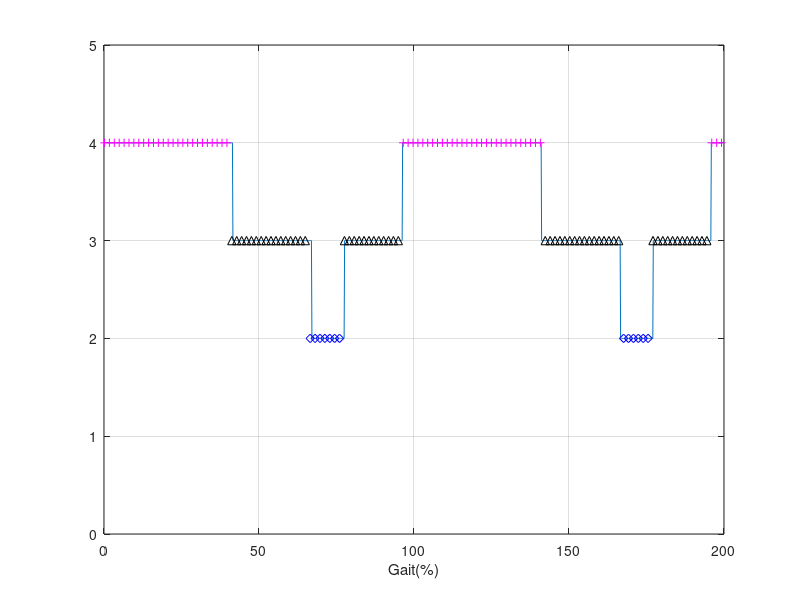
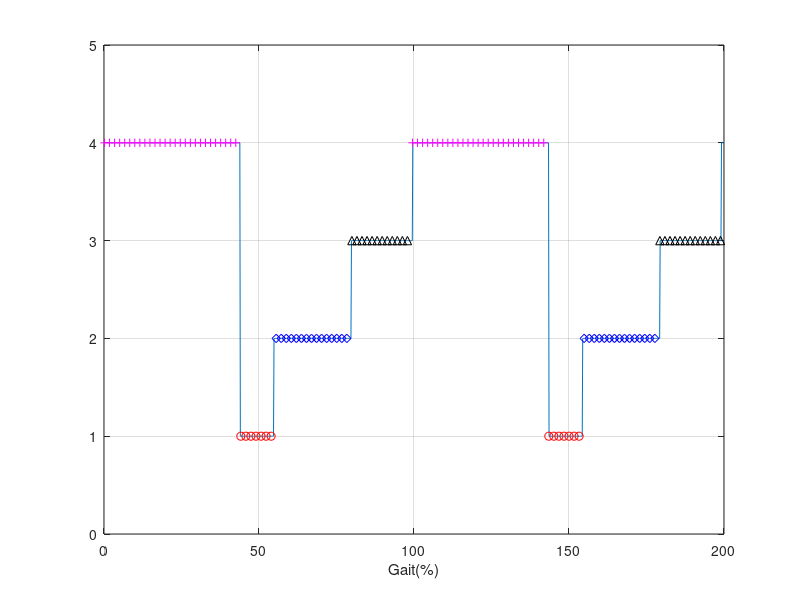

These charts were generated, in order, by the following MATLAB code:
%% foot drop
load('Gait_DisableTm17_FromSg2.mat');
%%
StepNum = 595;
EndNum = round(StepNum/0.94);
SwingNum = round(EndNum*0.4);
% for ii = 1 : StepNum
%     Theta(ii,:) = theta(ii,:);
% end

x(EndNum,:) = x(1,:);
x_dot(EndNum,:) = x_dot(1,:);
y(EndNum,:) = y(1,:);
y_dot(EndNum,:) = y_dot(1,:);
theta(EndNum,:) = theta(1,:);
theta_dot(EndNum,:) = theta_dot(1,:);

for ii = 1 : 8
    x_temp = spline([StepNum,EndNum],[x(StepNum,ii),x(EndNum,ii)],StepNum:EndNum);
    x(StepNum:EndNum,ii) = x_temp';
    x_dot_temp = spline([StepNum,EndNum],[x_dot(StepNum,ii),x_dot(EndNum,ii)],StepNum:EndNum);
    x_dot(StepNum:EndNum,ii) = x_dot_temp';
    y_temp = spline([StepNum,EndNum],[y(StepNum,ii),y(EndNum,ii)],StepNum:EndNum);
    y(StepNum:EndNum,ii) = y_temp';
    y_dot_temp = spline([StepNum,EndNum],[y_dot(StepNum,ii),y_dot(EndNum,ii)],StepNum:EndNum);
    y_dot(StepNum:EndNum,ii) = y_dot_temp';
    theta_temp = spline([StepNum,EndNum],[theta(StepNum,ii),theta(EndNum,ii)],StepNum:EndNum);
    theta(StepNum:EndNum,ii) = theta_temp';
    theta_dot_temp = spline([StepNum,EndNum],[theta_dot(StepNum,ii),theta_dot(EndNum,ii)],StepNum:EndNum);
    theta_dot(StepNum:EndNum,ii) = theta_dot_temp';
end

% theta = theta*180/pi;
%%
lf(1) = 0.08; lf(2) = 0.12; lf(3) = 0.10;
Alpha(1) = 1.22; Alpha(2) = 2.44;

heel_right(:,1) = x(:,8) - lf(2)*cos(Alpha(1)-theta(:,8));
heel_right(:,2) = y(:,8) - lf(2)*sin(Alpha(1)-theta(:,8));

heel_left(:,1) = x(:,7) - lf(2)*cos(Alpha(1)-theta(:,7));
heel_left(:,2) = y(:,7) - lf(2)*sin(Alpha(1)-theta(:,7));

toe_right(:,1) = x(:,8) + lf(3)*cos(Alpha(2)+theta(:,8)-pi);
toe_right(:,2) = y(:,8) - lf(3)*sin(Alpha(2)+theta(:,8)-pi);

toe_left(:,1) = x(:,7) + lf(3)*cos(Alpha(2)+theta(:,7)-pi);
toe_left(:,2) = y(:,7) - lf(3)*sin(Alpha(2)+theta(:,7)-pi);

%%
for ii = 1 : 1 : EndNum
    if (toe_right(ii,2)>0) && (heel_right(ii,2)>0)
        StanceSeq(ii) = 4;
%         scatter(ii,4,'m','+');
    elseif (toe_right(ii,2)<=0) && (heel_right(ii,2)>0)
        StanceSeq(ii) = 3;
%         scatter(ii,3,'k','^');
    elseif (toe_right(ii,2)<=0) && (heel_right(ii,2)<=0)
        StanceSeq(ii) = 2;
%         scatter(ii,2,'b','d');
    elseif (toe_right(ii,2)>0) && (heel_right(ii,2)<=0)
        StanceSeq(ii) = 1;
%         scatter(ii,1,'r','o');
    end
end

figure(1);
StanceSeq_Double = [StanceSeq StanceSeq];
plot(linspace(1,200,2*EndNum),StanceSeq_Double);
hold on;
for ii = 1 : 10 : 2*EndNum
    if StanceSeq_Double(ii) == 1
        scatter(200*ii/(2*EndNum),1,'r','o','DisplayName','Heel Strike');
    elseif StanceSeq_Double(ii) == 2
        scatter(200*ii/(2*EndNum),2,'b','d','DisplayName','Flat Foot');
    elseif StanceSeq_Double(ii) == 3
        scatter(200*ii/(2*EndNum),3,'k','^','DisplayName','Heel Off');
    elseif StanceSeq_Double(ii) == 4
        scatter(200*ii/(2*EndNum),4,'m','+','DisplayName','Swing');
    end 
end
hold off;
% legend('HeelStrike','Flat Foot','Heel Off','Swing')
grid on;
ylim([0 5]);
xlabel('Gait(%)');

%%
clear StanceSeq StanceSeq_Double
%% normal
load('GaitNormal_FromSg2.mat');

StepNum = 577;
EndNum = round(StepNum/0.94);
SwingNum = round(EndNum*0.4);
% for ii = 1 : StepNum
%     Theta(ii,:) = theta(ii,:);
% end

x(EndNum,:) = x(1,:);
x_dot(EndNum,:) = x_dot(1,:);
y(EndNum,:) = y(1,:);
y_dot(EndNum,:) = y_dot(1,:);
theta(EndNum,:) = theta(1,:);
theta_dot(EndNum,:) = theta_dot(1,:);

for ii = 1 : 8
    x_temp = spline([StepNum,EndNum],[x(StepNum,ii),x(EndNum,ii)],StepNum:EndNum);
    x(StepNum:EndNum,ii) = x_temp';
    x_dot_temp = spline([StepNum,EndNum],[x_dot(StepNum,ii),x_dot(EndNum,ii)],StepNum:EndNum);
    x_dot(StepNum:EndNum,ii) = x_dot_temp';
    y_temp = spline([StepNum,EndNum],[y(StepNum,ii),y(EndNum,ii)],StepNum:EndNum);
    y(StepNum:EndNum,ii) = y_temp';
    y_dot_temp = spline([StepNum,EndNum],[y_dot(StepNum,ii),y_dot(EndNum,ii)],StepNum:EndNum);
    y_dot(StepNum:EndNum,ii) = y_dot_temp';
    theta_temp = spline([StepNum,EndNum],[theta(StepNum,ii),theta(EndNum,ii)],StepNum:EndNum);
    theta(StepNum:EndNum,ii) = theta_temp';
    theta_dot_temp = spline([StepNum,EndNum],[theta_dot(StepNum,ii),theta_dot(EndNum,ii)],StepNum:EndNum);
    theta_dot(StepNum:EndNum,ii) = theta_dot_temp';
end

% theta = theta*180/pi;
lf(1) = 0.08; lf(2) = 0.12; lf(3) = 0.10;
Alpha(1) = 1.22; Alpha(2) = 2.44;

heel_right(:,1) = x(:,8) - lf(2)*cos(Alpha(1)-theta(:,8));
heel_right(:,2) = y(:,8) - lf(2)*sin(Alpha(1)-theta(:,8));

heel_left(:,1) = x(:,7) - lf(2)*cos(Alpha(1)-theta(:,7));
heel_left(:,2) = y(:,7) - lf(2)*sin(Alpha(1)-theta(:,7));

toe_right(:,1) = x(:,8) + lf(3)*cos(Alpha(2)+theta(:,8)-pi);
toe_right(:,2) = y(:,8) - lf(3)*sin(Alpha(2)+theta(:,8)-pi);

toe_left(:,1) = x(:,7) + lf(3)*cos(Alpha(2)+theta(:,7)-pi);
toe_left(:,2) = y(:,7) - lf(3)*sin(Alpha(2)+theta(:,7)-pi);

for ii = 1 : 1 : EndNum
    if (toe_right(ii,2)>0) && (heel_right(ii,2)>0)
        StanceSeq(ii) = 4;
%         scatter(ii,4,'m','+');
    elseif (toe_right(ii,2)<=0) && (heel_right(ii,2)>0)
        StanceSeq(ii) = 3;
%         scatter(ii,3,'k','^');
    elseif (toe_right(ii,2)<=0) && (heel_right(ii,2)<=0)
        StanceSeq(ii) = 2;
%         scatter(ii,2,'b','d');
    elseif (toe_right(ii,2)>0) && (heel_right(ii,2)<=0)
        StanceSeq(ii) = 1;
%         scatter(ii,1,'r','o');
    end
end
StanceSeq(266:291) = ones(1,291-266+1);
StanceSeq(292:332) = ones(1,332-292+1);
figure(2);
StanceSeq_Double = [StanceSeq StanceSeq];
plot(linspace(1,200,2*EndNum),StanceSeq_Double);
hold on;
for ii = 1 : 10 : 2*EndNum
    if StanceSeq_Double(ii) == 1
        scatter(200*ii/(2*EndNum),1,'r','o','DisplayName','Heel Strike');
    elseif StanceSeq_Double(ii) == 2
        scatter(200*ii/(2*EndNum),2,'b','d','DisplayName','Flat Foot');
    elseif StanceSeq_Double(ii) == 3
        scatter(200*ii/(2*EndNum),3,'k','^','DisplayName','Heel Off');
    elseif StanceSeq_Double(ii) == 4
        scatter(200*ii/(2*EndNum),4,'m','+','DisplayName','Swing');
    end 
end
hold off;
grid on;
% legend([]);
ylim([0 5]);
xlabel('Gait(%)');
